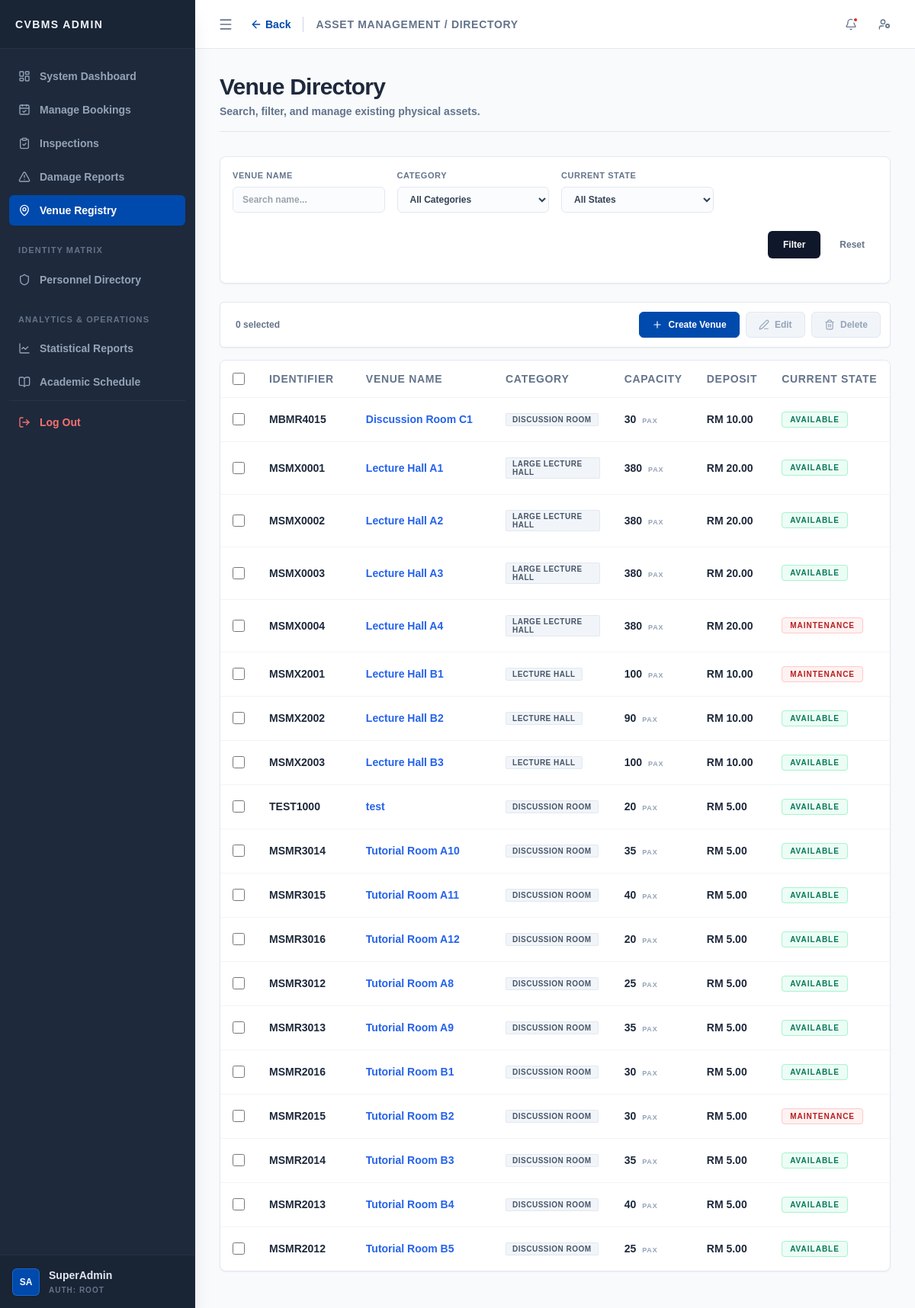
Page /admin/venue_directory.php (signed in) on the earlier database version.
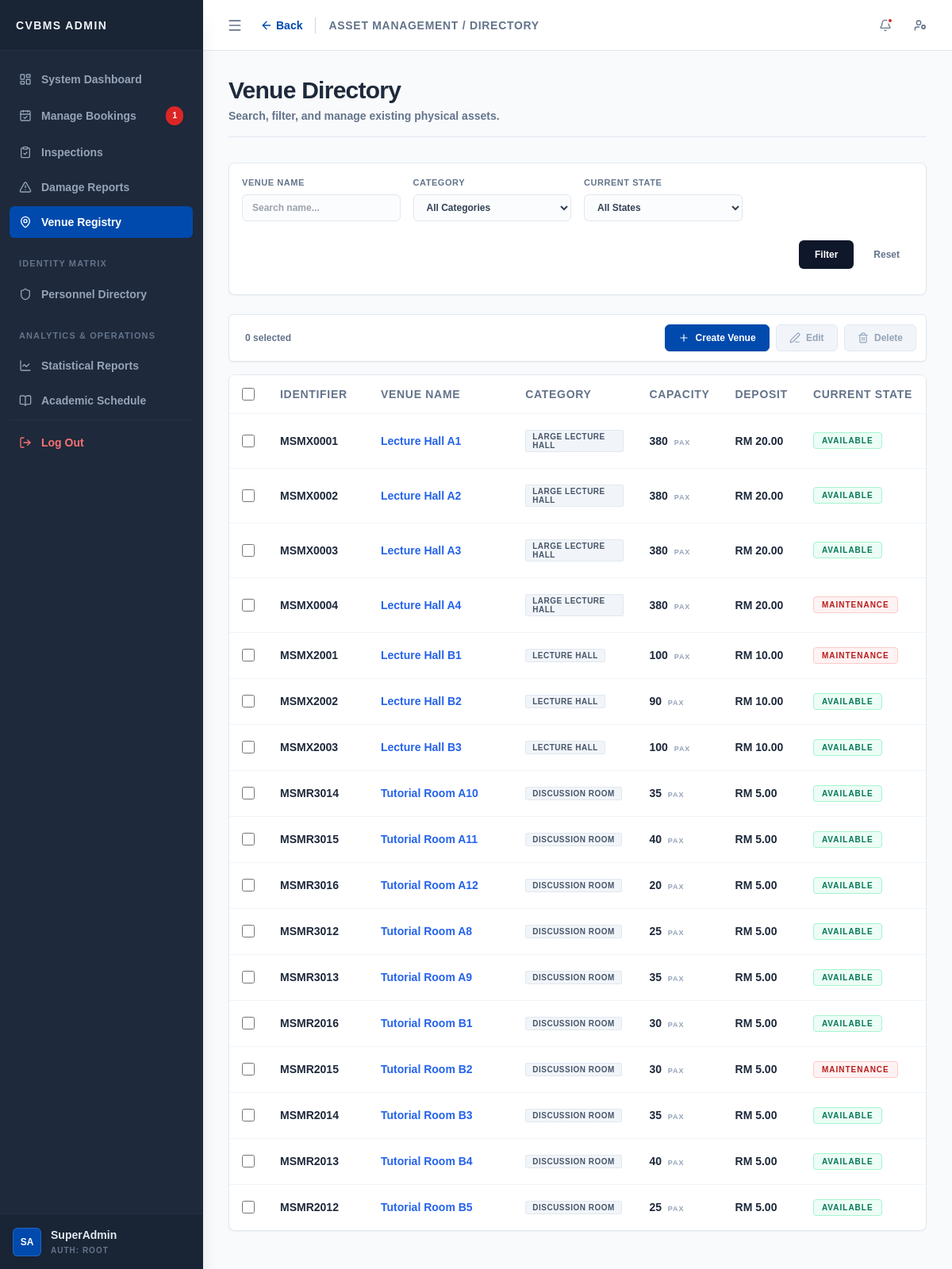
Same page on the later database version.
### tables this page shows
CREATE TABLE `venue` (
  `vid` varchar(10) NOT NULL,
  `vname` varchar(100) NOT NULL,
  `vcid` int(11) NOT NULL,
  `max_cap` int(10) UNSIGNED NOT NULL,
  `deposit` decimal(10,2) UNSIGNED NOT NULL,
  `status` enum('available','maintenance','closed') NOT NULL DEFAULT 'available',
  `description` text NOT NULL
);

CREATE TABLE `vcategory` (
  `vcid` int(11) NOT NULL,
  `category` varchar(50) NOT NULL,
  `description` text NOT NULL
);

### core/repositories/VenueRepository.php (called while the page is built, shortened)
<?php
class VenueRepository
{
    private mysqli $conn;
    public function __construct(mysqli $conn)
    {
        $this->conn = $conn;
    }
    public function getAllWithFilters(FilterBuilder $filterBuilder)
    {
        $sql = "SELECT v.*, vc.category AS venue_category
                FROM venue v
                JOIN vcategory vc ON v.vcid = vc.vcid
                WHERE 1=1";
        $sql .= $filterBuilder->buildSqlWhere($this->conn);
        $sql .= " ORDER BY v.vname ASC";
        return $this->conn->query($sql);
    }
}
?>

### core/components/datagrid.php (the view, shortened to what the changed rows need)
<?php
function render_datagrid(array $schema, $dataset)
{
    $html = '<table class="custom-table w-full">';
    $html .= '<thead class="sticky top-0 z-10 bg-white"><tr>';
    if (!empty($schema['enable_checkbox']))
    {
        $html .= '<th class="w-12 text-center"><input type="checkbox" id="selectAll" onclick="toggleAll(this)" class="w-4 h-4 rounded border-slate-300 text-[#004aad] focus:ring-[#004aad]"></th>';
    }
    foreach ($schema['columns'] as $col)
    {
        $width = isset($col['width']) ? 'class="' . $col['width'] . '"' : '';
        $html .= "<th {$width}>" . htmlspecialchars($col['label']) . "</th>";
    }
    $html .= '</tr></thead><tbody>';
    $has_data = false;
    if ($dataset instanceof mysqli_result)
    {
        $has_data = $dataset->num_rows > 0;
        $rows = $dataset;
    }
    elseif (is_array($dataset))
    {
        $has_data = count($dataset) > 0;
        $rows = $dataset;
    }
    if ($has_data)
    {
        foreach ($rows as $row)
        {
            $html .= '<tr>';
            $row_attr = '';
    if (!empty($schema['row_action_url']))
    {
        $url = str_replace('%s', $row[$schema['primary_key']], $schema['row_action_url']);
        $row_attr = 'ondblclick="window.location.href=\''.htmlspecialchars($url).'\'" class="hover:bg-slate-50 transition-colors cursor-pointer"';
    }
    $html .= '<tr '.$row_attr.'>';
            if (!empty($schema['enable_checkbox']))
            {
                $primary_key = $schema['primary_key'] ?? 'id';
                $html .= '<td class="text-center"><input type="checkbox" name="'.$schema['checkbox_name'].'[]" value="'.$row[$primary_key].'" onclick="updateButtonStates()" class="row-cb w-4 h-4 rounded border-slate-300 text-[#004aad] focus:ring-[#004aad]"></td>';
            }
            foreach ($schema['columns'] as $col)
            {
                $html .= '<td>';
                $col_key = $col['key'] ?? null;
                $val = ($col_key !== null && isset($row[$col_key])) ? $row[$col_key] : '';
                switch ($col['type'])
                {
                    case 'link':
                        $url = str_replace('%s', urlencode($val), $col['url_format']);
                        $html .= '<a href="' . htmlspecialchars($url) . '" class="td-text-mono">' . htmlspecialchars($val) . '</a>';
                        break;
                    case 'badge':
                        $html .= '<span class="px-2 py-0.5 bg-[#f1f5f9] text-slate-600 text-[10px] font-bold uppercase tracking-wider rounded-sm border border-[#e2e8f0] inline-block">' . htmlspecialchars($val) . '</span>';
                        break;
                    case 'text_muted_mono':
                        $prefix = $col['prefix'] ?? '';
                        $html .= '<span class="td-text-mono text-slate-400">' . htmlspecialchars($prefix . $val) . '</span>';
                        break;
                    case 'map_badge':
                        $map = $col['map'][$val] ?? $col['default_map'] ?? ['label' => 'UNKNOWN', 'class' => 'bg-slate-50 text-slate-500'];
                        $html .= '<span class="px-2.5 py-1 rounded text-[10px] font-black uppercase tracking-widest border ' . $map['class'] . '">' . htmlspecialchars($map['label']) . '</span>';
                        break;
                    case 'suffix_text':
                        $suffix = $col['suffix'] ?? '';
                        $html .= '<span class="td-text-mono font-mono text-slate-700 font-bold">' . htmlspecialchars($val) . ' <span class="text-[9px] uppercase tracking-widest text-slate-400 ml-1">' . htmlspecialchars($suffix) . '</span></span>';
                        break;
                    case 'currency':
                        $prefix = $col['prefix'] ?? '';
                        $formatted = number_format((float)$val, 2);
                        $html .= '<span class="td-text-mono font-mono text-emerald-600 font-bold">' . htmlspecialchars($prefix . $formatted) . '</span>';
                        break;
                }
                $html .= '</td>';
            }
            $html .= '</tr>';
        }
    }
    else
    {
        $colspan = count($schema['columns']) + (!empty($schema['enable_checkbox']) ? 1 : 0);
        $html .= '<tr><td colspan="'.$colspan.'" class="py-16 text-center text-slate-500 border-none hover:bg-transparent cursor-default"><span class="text-sm font-medium tracking-wide">No records found.</span></td></tr>';
    }
    $html .= '</tbody></table>';
    return $html;
}
?>

### core/components/FilterBuilder.php (shortened to what the changed rows need)
<?php
class FilterBuilder
{
    private array $fields = [];
    private string $action_url;
    private string $form_id;
    private bool $show_submit_btn;
    private array $layout_config = [
        'container_class' => 'mb-6 bg-white border border-slate-200 rounded-lg p-4 shadow-sm shrink-0',
        'form_class'      => 'grid grid-cols-1 sm:grid-cols-2 md:grid-cols-4 gap-4 items-end',
        'label_class'     => 'block text-[11px] font-bold text-slate-500 uppercase tracking-wider mb-1.5',
        'input_class'     => 'w-full border border-slate-200 rounded-md px-3 py-2 text-xs font-semibold focus:outline-none focus:border-[#004aad] transition-colors bg-slate-50/50 focus:bg-white',
        'select_class'    => 'w-full border border-slate-200 rounded-md px-3 py-2 text-xs font-bold text-slate-700 focus:outline-none focus:border-[#004aad] cursor-pointer bg-slate-50/50 transition-colors',
        'btn_container'   => 'col-span-full flex space-x-2 justify-end mt-2',
        'btn_submit'      => 'px-5 py-2 bg-slate-900 text-white text-xs font-bold rounded-md hover:bg-slate-800 transition shadow-sm h-[36px]',
        'btn_reset'       => 'px-4 py-2 bg-transparent text-slate-500 text-xs font-bold rounded-md hover:bg-slate-100 transition border border-transparent flex items-center h-[36px]'
    ];
    public function __construct(string $action_url, bool $show_submit_btn = true, string $form_id = 'filterForm')
    {
        $this->action_url = $action_url;
        $this->show_submit_btn = $show_submit_btn;
        $this->form_id = $form_id;
    }
    public function addField(string $type, string $name, string $label, array $options = [], string $placeholder = '', string $db_column = '', string $operator = '=', bool $auto_submit = false): self
    {
        $value = isset($_GET[$name]) ? trim($_GET[$name]) : '';
        $this->fields[] = [
            'type' => $type, 'name' => $name, 'label' => $label,
            'options' => $options, 'placeholder' => $placeholder,
            'db_column' => $db_column, 'operator' => $operator,
            'value' => $value, 'auto_submit' => $auto_submit
        ];
        return $this;
    }
    public function buildSqlWhere(mysqli $conn): string
    {
        $sql = "";
        return $sql;
    }
    public function render(): string
    {
        $html = '<div class="' . $this->layout_config['container_class'] . '">';
        $html .= '<form method="GET" action="' . htmlspecialchars($this->action_url) . '" id="' . htmlspecialchars($this->form_id) . '" class="' . $this->layout_config['form_class'] . '">';
        foreach ($this->fields as $field)
        {
            $name = htmlspecialchars($field['name']);
            $value = htmlspecialchars($field['value']);
            $placeholder = htmlspecialchars($field['placeholder']);
            $html .= '<div class="flex flex-col">';
            $html .= '<label class="' . $this->layout_config['label_class'] . '">' . htmlspecialchars($field['label']) . '</label>';
            switch ($field['type'])
            {
                case 'text':
 case 'date':
 case 'number':
                    $html .= '<input type="'.$field['type'].'" name="'.$name.'" value="'.$value.'" placeholder="'.$placeholder.'" class="'.$this->layout_config['input_class'].'">';
                    break;
                case 'select':
                    $auto_attr = $field['auto_submit'] ? 'onchange="this.form.submit()"' : '';
                    $html .= '<select name="'.$name.'" '.$auto_attr.' class="'.$this->layout_config['select_class'].'">';
                    if (!empty($field['placeholder']))
                    {
                        $html .= '<option value="">' . $placeholder . '</option>';
                    }
                    foreach ($field['options'] as $opt_val => $opt_label)
                    {
                        $selected = ((string)$value === (string)$opt_val) ? 'selected' : '';
                        $html .= '<option value="'.htmlspecialchars($opt_val).'" '.$selected.'>'.htmlspecialchars($opt_label).'</option>';
                    }
                    $html .= '</select>';
                    break;
            }
            $html .= '</div>';
        }
        $html .= '<div class="' . $this->layout_config['btn_container'] . '">';
        if ($this->show_submit_btn)
        {
            $html .= '<button type="submit" class="' . $this->layout_config['btn_submit'] . '">Filter</button>';
        }
        $html .= '<a href="' . htmlspecialchars($this->action_url) . '" class="' . $this->layout_config['btn_reset'] . '">Reset</a>';
        $html .= '</div>';
        $html .= '</form></div>';
        return $html;
    }
}
?>

### includes/admin_sidebar.php (shortened to what the changed rows need)
<?php
$current_page = basename($_SERVER['PHP_SELF']);
$current_role = $_SESSION['role'] ?? '';
$is_staff_user = ($current_role === 'staff');
$pending_bookings_count = 0;
if (isset($conn))
{
    $sql_bookings_count = "SELECT COUNT(*) FROM booking WHERE status = 'pending' AND payment_status = 'paid'";
    $res_bookings = $conn->query($sql_bookings_count);
    if ($res_bookings)
    {
        $pending_bookings_count = $res_bookings->fetch_row()[0];
    }
}
?>
<aside id="system-sidebar" class="sidebar bg-[#1e293b] text-white flex flex-col shadow-xl z-20 shrink-0 border-r border-slate-800">
    <nav class="flex-1 overflow-y-auto py-4 scrollbar-hide">
        <ul class="space-y-1 px-3">
            <?php if (!$is_staff_user): ?>
            <li>
                <a href="manage_bookings.php" class="nav-item flex items-center px-3 py-2.5 text-sm font-semibold <?php echo (in_array($current_page, ['manage_bookings.php', 'pending_requests.php', 'assign_inspector.php', 'assign_inspector_detail.php', 'track_bookings.php', 'process_flow.php'])) ? 'bg-cstyle-blue text-white shadow-sm' : 'text-slate-400 hover:bg-slate-800 hover:text-slate-200'; ?> rounded-md transition-all">
                    <i data-lucide="calendar-check" class="w-4 h-4 shrink-0"></i>
                    <span class="ml-3 nav-text">Manage Bookings</span>
                    <?php if ($pending_bookings_count > 0): ?>
                        <span class="ml-auto bg-red-600 text-white text-[10px] font-bold px-2 py-0.5 rounded-full shadow-sm nav-badge"><?php echo $pending_bookings_count; ?></span>
                    <?php endif; ?>
                </a>
            </li>
            <?php endif; ?>
        </ul>
    </nav>
</aside>

Differences in the rows shown:
removed venue: vid "MBMR4015", vname "Discussion Room C1", vcid.category "DISCUSSION ROOM", max_cap "30", suffix "PAX", deposit "RM 10.00", status "AVAILABLE"
removed venue: vid "TEST1000", vname "test", vcid.category "DISCUSSION ROOM", max_cap "20", suffix "PAX", deposit "RM 5.00", status "AVAILABLE"
Other differences:
$pending_bookings_count: (not shown) → "1"
